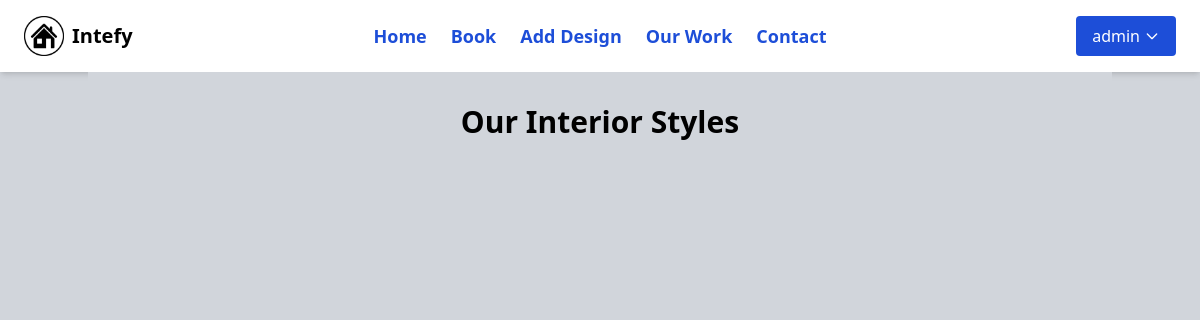
Before: /work/ (signed in) with the older database file.
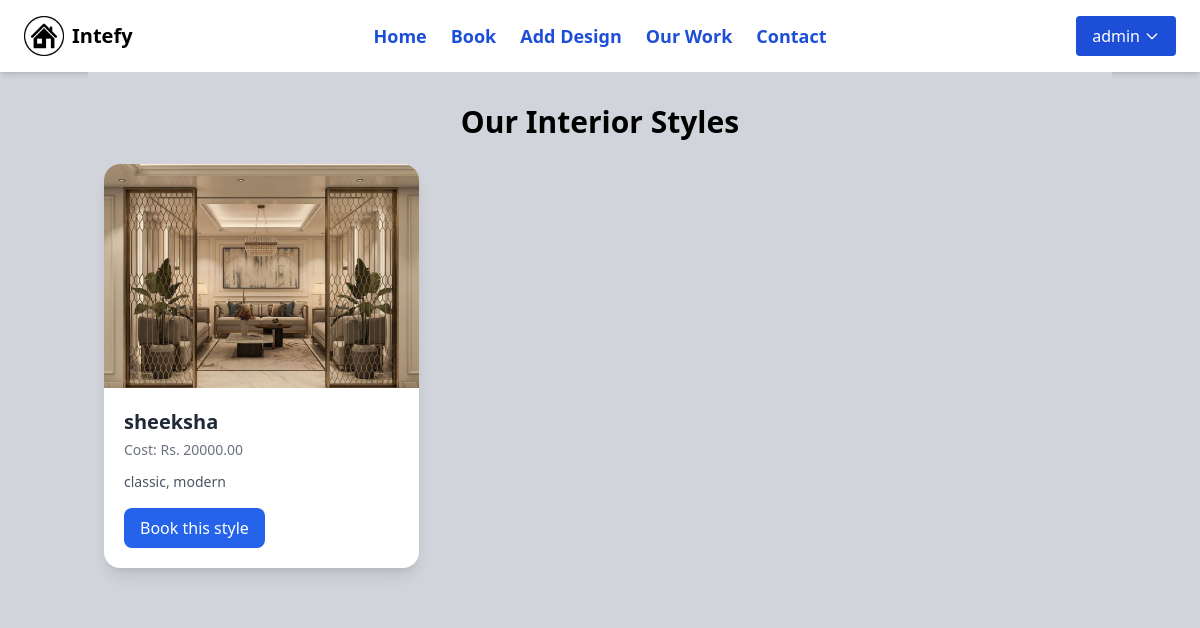
After: the same page with the newer database file.
### design/models.py (models this page shows)
class Work(models.Model):
    name = models.CharField(max_length=100)
    image = models.ImageField(upload_to="images/")
    cost = models.DecimalField(max_digits=10, decimal_places=2)
    story = models.TextField()

### design/views.py (the view)
# urls.py: path('work/', work, name='work'),
@login_required
def work(request):
    works = Work.objects.all()
    return render(request, 'design/work.html', {'works': works})

### design/templates/design/work.html (shortened to what this page needs)
{% extends "base.html" %}
{% load static %}
{% block content %}
<div>
  {% include "design/work1.html" %}
</div>
{% endblock %}

### design/templates/design/work1.html
<div class="container mx-auto px-4 py-8 bg-gray-300">
  <h2 class="text-3xl font-bold mb-6 text-center">Our Interior Styles</h2>
  <div class="grid grid-cols-1 sm:grid-cols-2 lg:grid-cols-3 gap-6">
    {% for style in works %}
      <div class="bg-white rounded-2xl shadow-lg overflow-hidden hover:shadow-2xl transition duration-300">
          <img src="{{ style.image.url }}" alt="{{ style.name }}" class="w-full h-56 object-cover">
        <div class="p-5">
          <h3 class="text-xl font-semibold text-gray-800">{{ style.name }}</h3>
          <p class="text-gray-500 text-sm mt-1">Cost: <span class="font-medium">Rs. {{ style.cost }}</span></p>
          <p class="text-gray-600 text-sm mt-3 line-clamp-3">{{ style.story }}</p>
          <a href="{% url 'book' %}?design={{ style.name }}&cost={{ style.cost }}&image= {{ style.image.url }}"
             class="mt-4 inline-block px-4 py-2 bg-blue-600 text-white rounded-lg hover:bg-blue-700 transition">
             Book this style
            </a>
        </div>
      </div>
    {% endfor %}
  </div>
</div>

Changed rows visible on the page:
added Work: image (picture), name "sheeksha", cost "20000.00", story "classic, modern"
